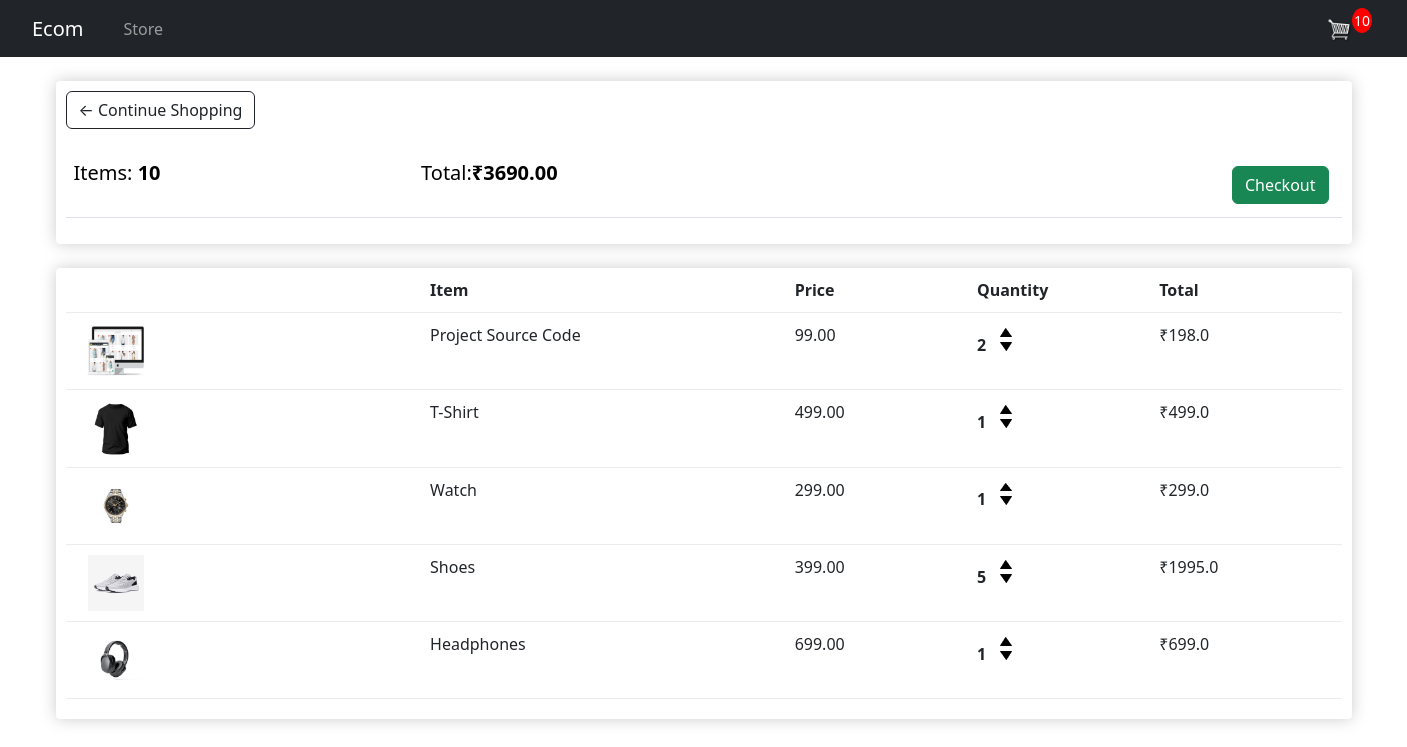
The app's page /cart/ (signed in) with its own data.
### ecom_app/models.py (models this page shows, shortened)
class Order(models.Model):
    customer = models.ForeignKey(Customer, on_delete=models.SET_NULL, null=True, blank=True )
    date_ordered = models.DateTimeField(auto_now_add=True)
    complete = models.BooleanField(default=False, null=True, blank=False)
    transaction_id = models.CharField(max_length=200, null= True)
    @property
    def get_cart_total(self):
        orderItems = self.orderitem_set.all()
        total = sum([item.get_total for item in orderItems])
        return total
    @property
    def get_cart_items(self):
        orderItems = self.orderitem_set.all()
        total = sum([item.quantity for item in orderItems])
        return total

class OrderItem(models.Model):
    product = models.ForeignKey(Product, on_delete=models.SET_NULL, null=True, blank=True )
    order = models.ForeignKey(Order, on_delete=models.SET_NULL, null=True, blank=True )
    quantity = models.IntegerField(default=0, null=True, blank=True)
    date_added = models.DateTimeField(auto_now_add=True)
    @property
    def get_total(self):
        total = self.product.price*self.quantity
        return total

class Product(models.Model):
    name = models.CharField(max_length=200, null= True)
    price = models.FloatField()
    digital = models.BooleanField(default=False, null=True, blank=False)
    image = models.ImageField(null=True, blank=True)
    @property
    def imageURL(self):
        try:
            url = self.image.url
        except:
            url = ''
        return url

### ecom_app/views.py (the view)
# urls.py: path('cart/', views.cart, name="cart"),
def  cart(request):
    if request.user.is_authenticated:
        customer = request.user.customer
        order, created = Order.objects.get_or_create(customer=customer, complete=False)
        items = order.orderitem_set.all()
        cartItems = order.get_cart_items
    else:
        items=[]
        order = {'get_cart_total':0, 'get_cart_items':0, 'shipping': False} #for logged out user
        cartItems = order['get_cart_items']
    context = {'items':items, 'order': order, 'cartItems': cartItems}
    return render(request, 'store/cart.html', context)

### ecom_app/templates/store/cart.html
{% extends 'store/main.html' %}
{% load static %}
{% block content %}
<div class="row">
    <div class="col-lg-12">
        <div class="box-element">
            <a  class="btn btn-outline-dark" href="{% url 'store' %}">&#x2190; Continue Shopping</a>
            <br>
            <br>
            <table class="table">
                <tr>
                    <th><h5>Items: <strong>{{order.get_cart_items}}</strong></h5></th>
                    <th><h5>Total:<strong>₹{{order.get_cart_total|floatformat:2}}</strong></h5></th>
                    <th>
                        <a  style="float:right; margin:5px;" class="btn btn-success" href="{% url 'checkout' %}">Checkout</a>
                    </th>
                </tr>
            </table>
        </div>
        <br>
        <div class="box-element">
            <div class="cart-row">
                <div style="flex:2"></div>
                <div style="flex:2"><strong>Item</strong></div>
                <div style="flex:1"><strong>Price</strong></div>
                <div style="flex:1"><strong>Quantity</strong></div>
                <div style="flex:1"><strong>Total</strong></div>
            </div>
        {% for item in items %}
            <div class="cart-row">
                <div style="flex:2"><img class="row-image" src="{{item.product.imageURL}}"></div>
                <div style="flex:2"><p>{{item.product.name}}</p></div>
                <div style="flex:1"><p>{{item.product.price|floatformat:2}}</p></div>
                <div style="flex:1">
                    <p class="quantity">{{item.quantity}}</p>
                    <div class="quantity">
                        <img data-product={{item.product.id}} data-action="add" class="chg-quantity update-cart" src="{% static  'images/arrow-up.png' %}">
                        <img data-product={{item.product.id}} data-action="remove" class="chg-quantity update-cart" src="{% static  'images/arrow-down.png' %}">
                    </div>
                </div>
                <div style="flex:1"><p>₹{{item.get_total}}</p></div>
            </div>
        {% endfor %}
        </div>
    </div>
</div>
{% endblock content %}

### ecom/static/css/main.css (style rules this page uses)
h1, h2, h3, h4, h5, h6 { color: hsl(0, 0%, 30%); }
.box-element { box-shadow: hsl(0, 0%, 80%) 0 0 16px; background-color: #fff; border-radius: 4px; padding: 10px; }
.col-lg-4, .col-lg-6, .col-lg-8, .col-lg-12 { margin-top: 10px; }
.btn { border-radius: 0; }
.row-image { width: 100px; }
.cart-row { display: flex; align-items: flex-stretch; padding-bottom: 10px; margin-bottom: 10px; border-bottom: 1px solid #ececec; }
.quantity { display: inline-block; font-weight: 700; padding-right: 10px; }
.chg-quantity { width: 12px; cursor: pointer; display: block; margin-top: 5px; transition: .1s; }
.btn { margin-right: 85px; }

### records on screen
Order: get_cart_items "10", get_cart_total "3690.00"
OrderItem: product.imageURL (picture), product.name "Project Source Code", product.price "99.00", quantity "2", get_total "198.0"
OrderItem: product.imageURL (picture), product.name "T-Shirt", product.price "499.00", quantity "1", get_total "499.0"
OrderItem: product.imageURL (picture), product.name "Watch", product.price "299.00", quantity "1", get_total "299.0"
OrderItem: product.imageURL (picture), product.name "Shoes", product.price "399.00", quantity "5", get_total "1995.0"
OrderItem: product.imageURL (picture), product.name "Headphones", product.price "699.00", quantity "1", get_total "699.0"

### other values on screen
{{ cartItems }} "10"
